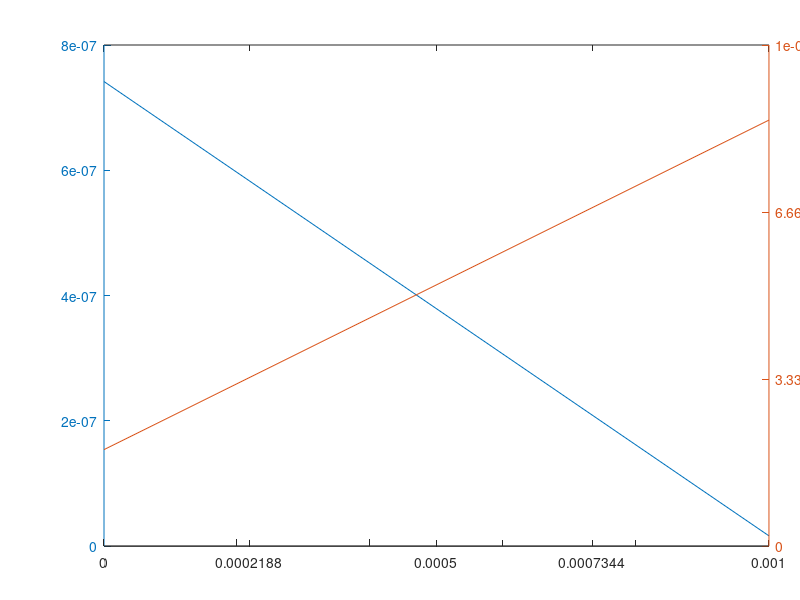

MATLAB code for this plot: (Note: this script raises an error after producing the figure.)
%% Preamble -- not to appear in userguide
hfig = figure;
set(hfig,'units','centimeters','NumberTitle','off','Name','ex13');
pos = get(hfig,'position');
set(hfig,'position',[pos(1:2),6,4]);
%% Everything below appears in userguide
y1 = 1e-6*rand(1,2);
y2 = 1e-6*rand(1,2);
x = [0 1e-3];
hax = plotyy(x,y1,x,y2);
set(hax(1),'xtick',1e-3*[0 7/32 1/2 47/64 1]);
set(hax(2),'ylim',[0 1e-6],'ytick',1e-6*[0 1/3 2/3 1],'yticklabelmode','auto');
set(hax(2),'xticklabel','');
%% The following is excluded from userguide
matlabfrag('graphics/ex13');